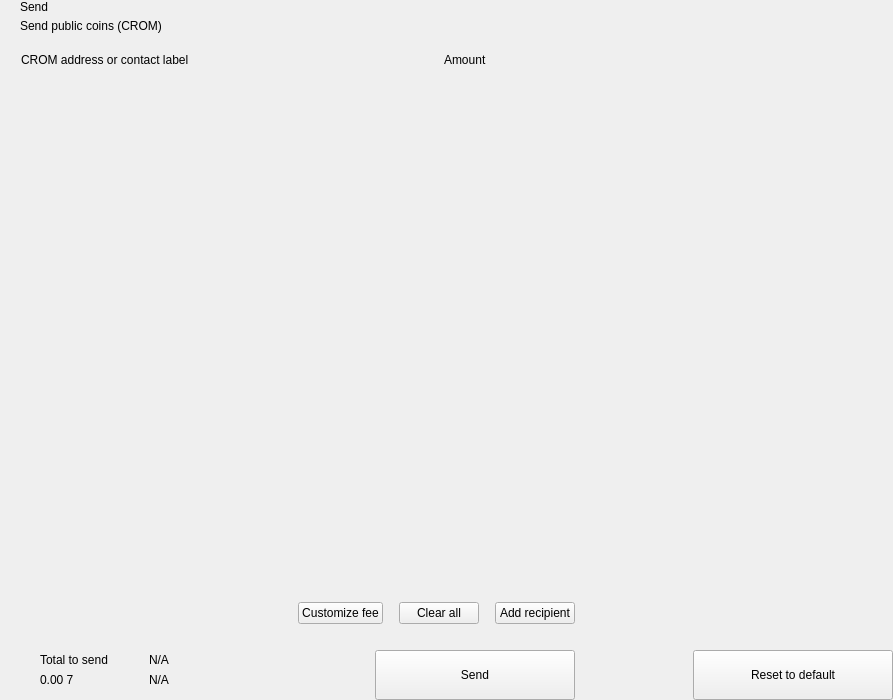
<?xml version="1.0" encoding="UTF-8"?>
<ui version="4.0">
 <class>send</class>
 <widget class="QWidget" name="send">
  <property name="geometry">
   <rect>
    <x>0</x>
    <y>0</y>
    <width>893</width>
    <height>700</height>
   </rect>
  </property>
  <property name="windowTitle">
   <string>Form</string>
  </property>
  <layout class="QHBoxLayout" name="horizontalLayout_2" stretch="2,1">
   <property name="spacing">
    <number>0</number>
   </property>
   <property name="leftMargin">
    <number>0</number>
   </property>
   <property name="topMargin">
    <number>0</number>
   </property>
   <property name="rightMargin">
    <number>0</number>
   </property>
   <property name="bottomMargin">
    <number>0</number>
   </property>
   <item>
    <widget class="QWidget" name="left" native="true">
     <layout class="QVBoxLayout" name="verticalLayout_3">
      <property name="spacing">
       <number>0</number>
      </property>
      <property name="leftMargin">
       <number>0</number>
      </property>
      <property name="topMargin">
       <number>0</number>
      </property>
      <property name="rightMargin">
       <number>0</number>
      </property>
      <property name="bottomMargin">
       <number>0</number>
      </property>
      <item>
       <layout class="QVBoxLayout" name="verticalLayout_22" stretch="0,0,0,1,0,0,0,0">
        <property name="spacing">
         <number>0</number>
        </property>
        <item>
         <layout class="QHBoxLayout" name="horizontalLayout_3">
          <property name="spacing">
           <number>0</number>
          </property>
          <property name="leftMargin">
           <number>20</number>
          </property>
          <property name="rightMargin">
           <number>20</number>
          </property>
          <item>
           <layout class="QVBoxLayout" name="verticalLayout">
            <property name="spacing">
             <number>5</number>
            </property>
            <item>
             <widget class="QLabel" name="labelTitle">
              <property name="text">
               <string>Send</string>
              </property>
              <property name="alignment">
               <set>Qt::AlignLeading|Qt::AlignLeft|Qt::AlignVCenter</set>
              </property>
             </widget>
            </item>
            <item>
             <widget class="QLabel" name="labelSubtitle1">
              <property name="text">
               <string>Send public coins (CROM)</string>
              </property>
             </widget>
            </item>
           </layout>
          </item>
          <item>
           <spacer name="horizontalSpacer">
            <property name="orientation">
             <enum>Qt::Horizontal</enum>
            </property>
            <property name="sizeHint" stdset="0">
             <size>
              <width>40</width>
              <height>20</height>
             </size>
            </property>
           </spacer>
          </item>
         </layout>
        </item>
        <item>
         <spacer name="verticalSpacer_2">
          <property name="orientation">
           <enum>Qt::Vertical</enum>
          </property>
          <property name="sizeType">
           <enum>QSizePolicy::Fixed</enum>
          </property>
          <property name="sizeHint" stdset="0">
           <size>
            <width>20</width>
            <height>20</height>
           </size>
          </property>
         </spacer>
        </item>
        <item>
         <layout class="QHBoxLayout" name="horizontalLayout" stretch="6,0,2">
          <property name="spacing">
           <number>0</number>
          </property>
          <property name="leftMargin">
           <number>10</number>
          </property>
          <property name="topMargin">
           <number>0</number>
          </property>
          <property name="rightMargin">
           <number>20</number>
          </property>
          <property name="bottomMargin">
           <number>0</number>
          </property>
          <item>
           <widget class="QLabel" name="labelSubtitleAddress">
            <property name="styleSheet">
             <string notr="true">margin-left:8px;</string>
            </property>
            <property name="text">
             <string>CROM address or contact label</string>
            </property>
           </widget>
          </item>
          <item>
           <spacer name="horizontalSpacer_3">
            <property name="orientation">
             <enum>Qt::Horizontal</enum>
            </property>
            <property name="sizeType">
             <enum>QSizePolicy::Fixed</enum>
            </property>
            <property name="sizeHint" stdset="0">
             <size>
              <width>40</width>
              <height>1</height>
             </size>
            </property>
           </spacer>
          </item>
          <item>
           <widget class="QLabel" name="labelSubtitleAmount">
            <property name="text">
             <string>Amount</string>
            </property>
           </widget>
          </item>
         </layout>
        </item>
        <item>
         <widget class="QScrollArea" name="scrollArea">
          <property name="minimumSize">
           <size>
            <width>0</width>
            <height>350</height>
           </size>
          </property>
          <property name="styleSheet">
           <string notr="true">#scrollArea {
            background:transparent;
            margin-top:10px;
}</string>
          </property>
          <property name="horizontalScrollBarPolicy">
           <enum>Qt::ScrollBarAlwaysOff</enum>
          </property>
          <property name="sizeAdjustPolicy">
           <enum>QAbstractScrollArea::AdjustIgnored</enum>
          </property>
          <property name="widgetResizable">
           <bool>true</bool>
          </property>
          <property name="alignment">
           <set>Qt::AlignLeading|Qt::AlignLeft|Qt::AlignTop</set>
          </property>
          <widget class="QWidget" name="scrollAreaWidgetContents">
           <property name="geometry">
            <rect>
             <x>0</x>
             <y>0</y>
             <width>591</width>
             <height>16</height>
            </rect>
           </property>
           <property name="sizePolicy">
            <sizepolicy hsizetype="Preferred" vsizetype="Maximum">
             <horstretch>0</horstretch>
             <verstretch>0</verstretch>
            </sizepolicy>
           </property>
           <property name="autoFillBackground">
            <bool>false</bool>
           </property>
           <property name="styleSheet">
            <string notr="true">#scrollAreaWidgetContents {
             background:transparent;
             }</string>
           </property>
           <layout class="QVBoxLayout" name="verticalLayout_7">
            <property name="spacing">
             <number>0</number>
            </property>
            <property name="sizeConstraint">
             <enum>QLayout::SetDefaultConstraint</enum>
            </property>
            <property name="leftMargin">
             <number>0</number>
            </property>
            <property name="topMargin">
             <number>0</number>
            </property>
            <property name="rightMargin">
             <number>0</number>
            </property>
            <property name="bottomMargin">
             <number>0</number>
            </property>
           </layout>
          </widget>
         </widget>
        </item>
        <item>
         <spacer name="verticalSpacer_4">
          <property name="orientation">
           <enum>Qt::Vertical</enum>
          </property>
          <property name="sizeType">
           <enum>QSizePolicy::Fixed</enum>
          </property>
          <property name="sizeHint" stdset="0">
           <size>
            <width>20</width>
            <height>20</height>
           </size>
          </property>
         </spacer>
        </item>
        <item>
         <layout class="QHBoxLayout" name="horizontalLayout_20">
          <property name="spacing">
           <number>6</number>
          </property>
          <property name="leftMargin">
           <number>20</number>
          </property>
          <property name="rightMargin">
           <number>20</number>
          </property>
          <item>
           <spacer name="horizontalSpacer_4">
            <property name="orientation">
             <enum>Qt::Horizontal</enum>
            </property>
            <property name="sizeHint" stdset="0">
             <size>
              <width>10</width>
              <height>20</height>
             </size>
            </property>
           </spacer>
          </item>
          <item>
           <widget class="QPushButton" name="pushButtonFee">
            <property name="focusPolicy">
             <enum>Qt::NoFocus</enum>
            </property>
            <property name="text">
             <string>Customize fee</string>
            </property>
           </widget>
          </item>
          <item>
           <spacer name="horizontalSpacer_11">
            <property name="orientation">
             <enum>Qt::Horizontal</enum>
            </property>
            <property name="sizeType">
             <enum>QSizePolicy::Minimum</enum>
            </property>
            <property name="sizeHint" stdset="0">
             <size>
              <width>10</width>
              <height>20</height>
             </size>
            </property>
           </spacer>
          </item>
          <item>
           <widget class="QPushButton" name="pushButtonClear">
            <property name="focusPolicy">
             <enum>Qt::NoFocus</enum>
            </property>
            <property name="layoutDirection">
             <enum>Qt::RightToLeft</enum>
            </property>
            <property name="text">
             <string>Clear all</string>
            </property>
           </widget>
          </item>
          <item>
           <spacer name="horizontalSpacer_6">
            <property name="orientation">
             <enum>Qt::Horizontal</enum>
            </property>
            <property name="sizeType">
             <enum>QSizePolicy::Fixed</enum>
            </property>
            <property name="sizeHint" stdset="0">
             <size>
              <width>10</width>
              <height>20</height>
             </size>
            </property>
           </spacer>
          </item>
          <item>
           <widget class="QPushButton" name="pushButtonAddRecipient">
            <property name="focusPolicy">
             <enum>Qt::NoFocus</enum>
            </property>
            <property name="text">
             <string>Add recipient</string>
            </property>
           </widget>
          </item>
         </layout>
        </item>
        <item>
         <spacer name="verticalSpacer">
          <property name="orientation">
           <enum>Qt::Vertical</enum>
          </property>
          <property name="sizeType">
           <enum>QSizePolicy::Fixed</enum>
          </property>
          <property name="sizeHint" stdset="0">
           <size>
            <width>20</width>
            <height>16</height>
           </size>
          </property>
         </spacer>
        </item>
        <item>
         <layout class="QHBoxLayout" name="horizontalLayout_7">
          <property name="rightMargin">
           <number>20</number>
          </property>
          <item>
           <layout class="QHBoxLayout" name="horizontalLayout_10">
            <property name="spacing">
             <number>0</number>
            </property>
            <property name="leftMargin">
             <number>8</number>
            </property>
            <item>
             <widget class="QStackedWidget" name="stackedWidget">
              <property name="minimumSize">
               <size>
                <width>0</width>
                <height>60</height>
               </size>
              </property>
              <property name="maximumSize">
               <size>
                <width>16777215</width>
                <height>60</height>
               </size>
              </property>
              <widget class="QWidget" name="page1">
               <layout class="QVBoxLayout" name="verticalLayout_71" stretch="0">
                <property name="spacing">
                 <number>6</number>
                </property>
                <property name="leftMargin">
                 <number>12</number>
                </property>
                <property name="topMargin">
                 <number>0</number>
                </property>
                <property name="rightMargin">
                 <number>0</number>
                </property>
                <property name="bottomMargin">
                 <number>0</number>
                </property>
                <item>
                 <widget class="QWidget" name="coinWidget" native="true">
                  <property name="minimumSize">
                   <size>
                    <width>0</width>
                    <height>60</height>
                   </size>
                  </property>
                  <property name="maximumSize">
                   <size>
                    <width>16777215</width>
                    <height>60</height>
                   </size>
                  </property>
                  <layout class="QHBoxLayout" name="horizontalLayout_9">
                   <property name="spacing">
                    <number>0</number>
                   </property>
                   <property name="leftMargin">
                    <number>20</number>
                   </property>
                   <property name="topMargin">
                    <number>10</number>
                   </property>
                   <property name="rightMargin">
                    <number>20</number>
                   </property>
                   <property name="bottomMargin">
                    <number>10</number>
                   </property>
                   <item>
                    <layout class="QVBoxLayout" name="verticalSend">
                     <property name="spacing">
                      <number>0</number>
                     </property>
                     <item>
                      <widget class="QLabel" name="labelTitleTotalSend">
                       <property name="text">
                        <string>Total to send</string>
                       </property>
                      </widget>
                     </item>
                     <item>
                      <widget class="QLabel" name="labelAmountSend">
                       <property name="text">
                        <string notr="true">0.00 7</string>
                       </property>
                      </widget>
                     </item>
                    </layout>
                   </item>
                   <item>
                    <spacer name="horizontalSpacer_9">
                     <property name="orientation">
                      <enum>Qt::Horizontal</enum>
                     </property>
                     <property name="sizeType">
                      <enum>QSizePolicy::Fixed</enum>
                     </property>
                     <property name="sizeHint" stdset="0">
                      <size>
                       <width>20</width>
                       <height>20</height>
                      </size>
                     </property>
                    </spacer>
                   </item>
                   <item>
                    <widget class="QLabel" name="labelLine">
                     <property name="minimumSize">
                      <size>
                       <width>1</width>
                       <height>0</height>
                      </size>
                     </property>
                     <property name="maximumSize">
                      <size>
                       <width>1</width>
                       <height>16777215</height>
                      </size>
                     </property>
                     <property name="text">
                      <string/>
                     </property>
                    </widget>
                   </item>
                   <item>
                    <spacer name="horizontalSpacer_10">
                     <property name="orientation">
                      <enum>Qt::Horizontal</enum>
                     </property>
                     <property name="sizeType">
                      <enum>QSizePolicy::Fixed</enum>
                     </property>
                     <property name="sizeHint" stdset="0">
                      <size>
                       <width>20</width>
                       <height>20</height>
                      </size>
                     </property>
                    </spacer>
                   </item>
                   <item>
                    <layout class="QVBoxLayout" name="verticalRemaining">
                     <property name="spacing">
                      <number>0</number>
                     </property>
                     <item>
                      <widget class="QLabel" name="labelTitleTotalRemaining">
                       <property name="text">
                        <string notr="true">N/A</string>
                       </property>
                      </widget>
                     </item>
                     <item>
                      <widget class="QLabel" name="labelAmountRemaining">
                       <property name="text">
                        <string notr="true">N/A</string>
                       </property>
                      </widget>
                     </item>
                    </layout>
                   </item>
                  </layout>
                 </widget>
                </item>
               </layout>
              </widget>
              <widget class="QWidget" name="page_2"/>
             </widget>
            </item>
           </layout>
          </item>
          <item>
           <spacer name="horizontalSpacer_5">
            <property name="orientation">
             <enum>Qt::Horizontal</enum>
            </property>
            <property name="sizeType">
             <enum>QSizePolicy::Expanding</enum>
            </property>
            <property name="sizeHint" stdset="0">
             <size>
              <width>40</width>
              <height>20</height>
             </size>
            </property>
           </spacer>
          </item>
          <item alignment="Qt::AlignBottom">
           <widget class="QPushButton" name="pushButtonSave">
            <property name="minimumSize">
             <size>
              <width>200</width>
              <height>50</height>
             </size>
            </property>
            <property name="maximumSize">
             <size>
              <width>200</width>
              <height>50</height>
             </size>
            </property>
            <property name="focusPolicy">
             <enum>Qt::NoFocus</enum>
            </property>
            <property name="text">
             <string>Send</string>
            </property>
           </widget>
          </item>
         </layout>
        </item>
       </layout>
      </item>
     </layout>
    </widget>
   </item>
   <item>
    <widget class="QWidget" name="right" native="true">
     <layout class="QVBoxLayout" name="verticalLayout_5">
      <property name="leftMargin">
       <number>0</number>
      </property>
      <property name="topMargin">
       <number>0</number>
      </property>
      <property name="rightMargin">
       <number>0</number>
      </property>
      <property name="bottomMargin">
       <number>0</number>
      </property>
      <item>
       <layout class="QVBoxLayout" name="verticalLayout_4">
        <property name="spacing">
         <number>6</number>
        </property>
        <item>
         <widget class="OptionButton" name="btnCoinControl" native="true">
          <property name="minimumSize">
           <size>
            <width>0</width>
            <height>50</height>
           </size>
          </property>
         </widget>
        </item>
        <item>
         <widget class="OptionButton" name="btnChangeAddress" native="true">
          <property name="minimumSize">
           <size>
            <width>0</width>
            <height>50</height>
           </size>
          </property>
         </widget>
        </item>
        <item>
         <widget class="OptionButton" name="btnUri" native="true">
          <property name="minimumSize">
           <size>
            <width>0</width>
            <height>50</height>
           </size>
          </property>
         </widget>
        </item>
        <item>
         <spacer name="verticalSpacer_5">
          <property name="orientation">
           <enum>Qt::Vertical</enum>
          </property>
          <property name="sizeHint" stdset="0">
           <size>
            <width>20</width>
            <height>40</height>
           </size>
          </property>
         </spacer>
        </item>
        <item>
         <layout class="QHBoxLayout" name="horizontalLayout_8">
          <item>
           <spacer name="horizontalSpacer_7">
            <property name="orientation">
             <enum>Qt::Horizontal</enum>
            </property>
            <property name="sizeHint" stdset="0">
             <size>
              <width>40</width>
              <height>20</height>
             </size>
            </property>
           </spacer>
          </item>
          <item>
           <widget class="QPushButton" name="pushButtonReset">
            <property name="minimumSize">
             <size>
              <width>200</width>
              <height>50</height>
             </size>
            </property>
            <property name="maximumSize">
             <size>
              <width>200</width>
              <height>50</height>
             </size>
            </property>
            <property name="focusPolicy">
             <enum>Qt::NoFocus</enum>
            </property>
            <property name="text">
             <string>Reset to default</string>
            </property>
           </widget>
          </item>
         </layout>
        </item>
       </layout>
      </item>
     </layout>
    </widget>
   </item>
  </layout>
 </widget>
 <customwidgets>
  <customwidget>
   <class>OptionButton</class>
   <extends>QWidget</extends>
   <header>qt/pivx/optionbutton.h</header>
   <container>1</container>
  </customwidget>
 </customwidgets>
 <resources/>
 <connections/>
</ui>
